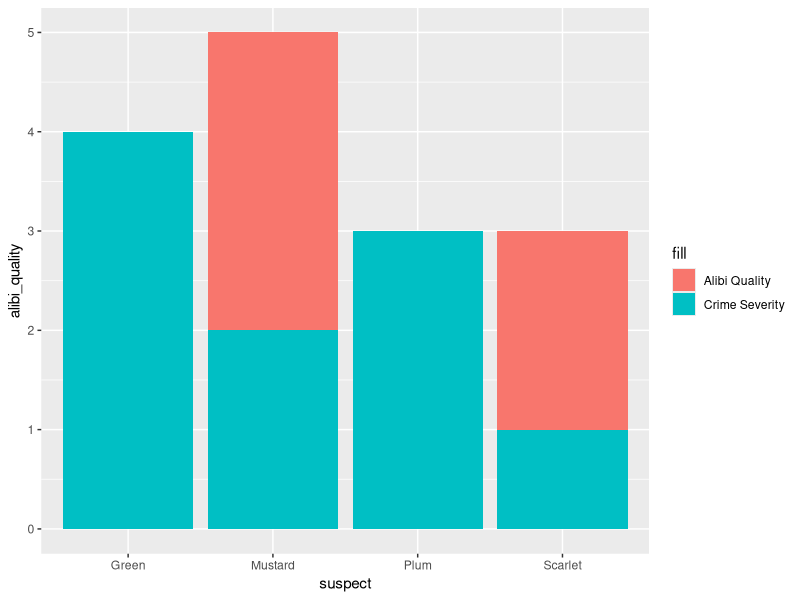

This figure's R source:
library(ggplot2)

data <- data.frame(
  suspect = c("Scarlet", "Mustard", "Green", "Plum"),
  alibi_quality = c(3, 5, 4, 2),
  crime_severity = c(1, 2, 4, 3)
)

ggplot(data, aes(x = suspect)) +
  geom_bar(aes(y = alibi_quality, fill = "Alibi Quality"), stat = "identity") +
  geom_bar(aes(y = crime_severity, fill = "Crime Severity"), stat = "identity")